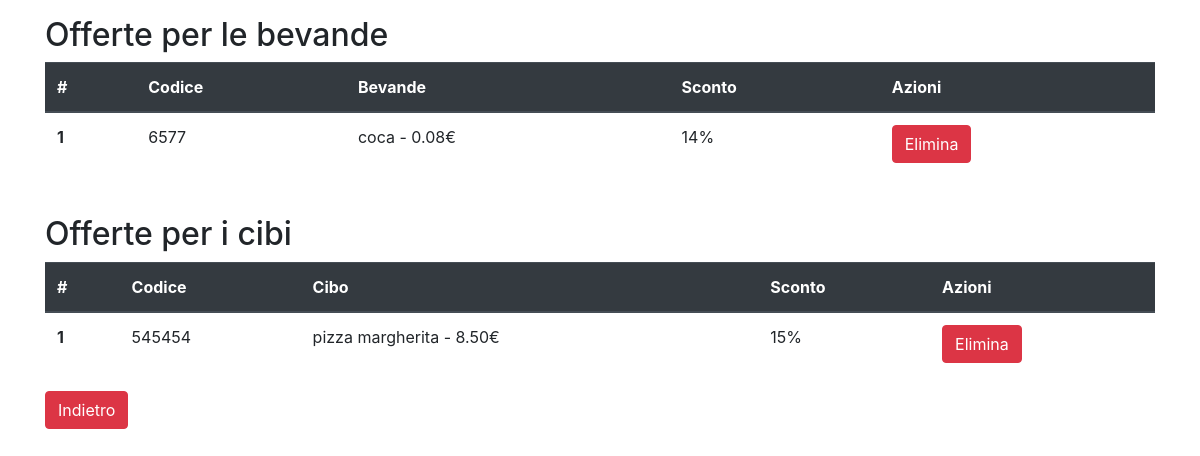
/offers/ (signed in), run on an earlier commit of the app's database.
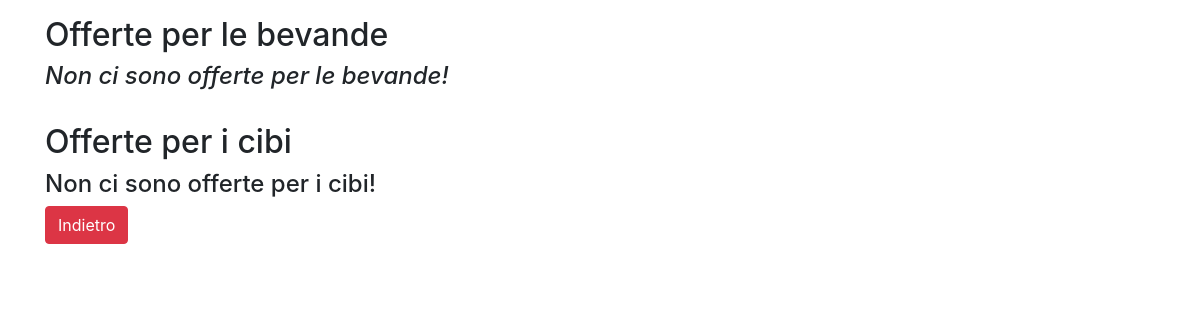
And on a later commit of the database.
### offers/models.py (models this page shows, shortened)
class Offer(models.Model):
    code = models.CharField(max_length=30, unique=True)
    discount = models.PositiveIntegerField(default=10, help_text="Inserire l'ammontare dello sconto senza percentuale!",
                                           validators=[MinValueValidator(1), MaxValueValidator(100)])
    class Meta:
        abstract = True

class OfferDrink(Offer):
    drink = models.ForeignKey(Drink, on_delete=models.CASCADE)

class OfferFood(Offer):
    food = models.ForeignKey(Food, on_delete=models.CASCADE)

### products/models.py (models this page shows, shortened)
class Product(models.Model):
    image = models.ImageField(default='dishes/no-image-1771002-1505134.png', null=True, blank=True, upload_to='dishes')
    name = models.CharField(max_length=80)
    description = models.TextField(null=True, blank=True)
    MinValueValidator.message = "Il prezzo del prodotto deve essere maggiore o uguale a 0!!"
    price = models.DecimalField(max_digits=10, decimal_places=2, validators=[MinValueValidator(Decimal('0.01'))])
    class Meta:
        abstract = True
    def __str__(self):
        return f"{self.name} - {self.price}€"

class Drink(Product):
    litri = models.DecimalField(max_digits=10, decimal_places=2, validators=[MinValueValidator(Decimal('0.01'))])

class Food(Product):
    ingredients = models.ManyToManyField(Ingredient)

### offers/views.py (the view)
# urls.py: path('', offer_list, name='offers-list'),
@login_required
def offer_list(request):
    food = OfferFood.objects.all()
    drink = OfferDrink.objects.all()
    context = {
        'food': food,
        'drink': drink,
    }
    return render(request, 'offers/offers_list.html', context)

### offers/templates/offers/offers_list.html
{% extends 'base.html' %}
{% load crispy_forms_tags %}
{% block content %}
    <h2>Offerte per le bevande</h2>
    {% if drink.count == 0 %}
        <h4><em>Non ci sono offerte per le bevande!</em></h4>
        <br>
    {% else %}
    <table class="table">
  <thead class="thead-dark">
    <tr>
      <th scope="col">#</th>
      <th scope="col">Codice</th>
      <th scope="col">Bevande</th>
      <th scope="col">Sconto</th>
      <th scope="col">Azioni</th>
    </tr>
  </thead>
  <tbody>
        {% for d in drink %}
             <tr>
                <th scope="row">{{ forloop.counter }}</th>
                <td>{{ d.code }}</td>
                <td>{{ d.drink }}</td>
                <td>{{ d.discount }}%</td>
                <td><a href="{% url 'offers:offer-delete-drink' d.pk%}" class="btn btn-danger">Elimina</a></td>
             </tr>
        {% endfor %}
  </tbody>
</table>
        <br>
    {% endif %}
    <h2>Offerte per i cibi</h2>
    {% if food.count == 0 %}
        <h4>Non ci sono offerte per i cibi!</h4>
    {% else %}
    <table class="table">
  <thead class="thead-dark">
    <tr>
      <th scope="col">#</th>
      <th scope="col">Codice</th>
      <th scope="col">Cibo</th>
      <th scope="col">Sconto</th>
        <th scope="col">Azioni</th>
    </tr>
  </thead>
  <tbody>
        {% for f in food %}
             <tr>
                <th scope="row">{{ forloop.counter }}</th>
                <td>{{ f.code }}</td>
                <td>{{ f.food }}</td>
                <td>{{ f.discount }}%</td>
                <td><a href="{% url 'offers:offer-delete-food' f.pk%}" class="btn btn-danger">Elimina</a></td>
             </tr>
        {% endfor %}
  </tbody>
</table>
    {% endif %}
    <button type="button" class="btn btn-danger" onclick="location.href='{% url 'home' %}'"
                id="reservation-button">Indietro</button>
{% endblock %}

### templates/base.html (shortened to what this page needs)
<!doctype html>
<html lang="en">
<head>
    <link rel="stylesheet" href="https://use.fontawesome.com/releases/v5.5.0/css/all.css"
>
    <link rel="stylesheet"
          href="https://stackpath.bootstrapcdn.com/bootstrap/4.4.1/css/bootstrap.min.css"
>
</head>
<body>
<div id="site-main-page" class="container mt-n1 mt-md-3">
    {% block content %}
    {% endblock %}
</div>
</body>
</html>

What changed in the data, as far as the page shows it:
removed OfferDrink: code "6577", drink "coca - 0.08€", discount "14"
removed OfferFood: code "545454", food "pizza margherita - 8.50€", discount "15"
Also different on the page:
text no longer shown: "# Codice Bevande Sconto Azioni # Codice Cibo Sconto Azioni"
text now shown: "Non ci sono offerte per le bevande! Non ci sono offerte per i cibi!"
